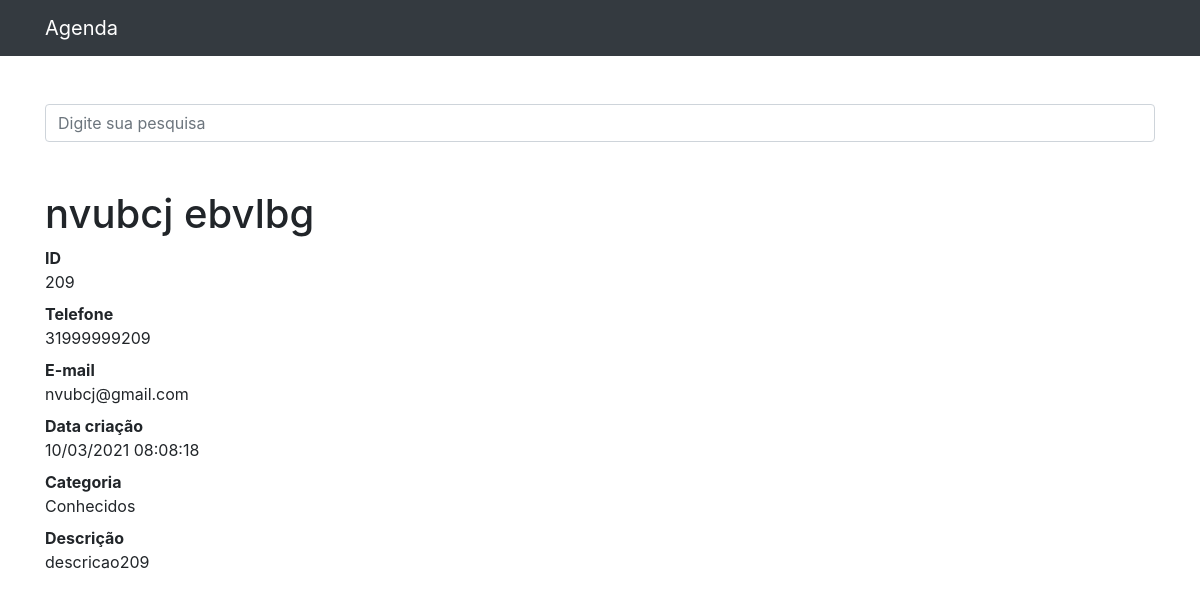
/209, run on the app's committed database.
### contatos/models.py (models this page shows, shortened)
class Contato(models.Model):
    nome = models.CharField(max_length=255)  #limitando o texto
    sobrenome = models.CharField(max_length=255, blank=True)  #é opcional
    telefone = models.CharField(max_length=255)
    email = models.CharField(max_length=255, blank=True)
    data_criacao = models.DateTimeField(default=timezone.now )
    descricao = models.TextField(blank=True)
    categoria = models.ForeignKey(Categoria, on_delete=models.DO_NOTHING)  #relação de tabelas
    mostrar = models.BooleanField(default=True)  #V ou F
    foto = models.ImageField(blank=True, upload_to='fotos/%Y/%m/d')  #uma pasta para cada dia do mês

class Categoria(models.Model):
    nome = models.CharField(max_length=255)
    def __str__(self):  #o nome fica certo
        return self.nome

### contatos/views.py (the view)
# urls.py: path('<int:contato_id>', views.ver_contato, name='ver_contato'),
def ver_contato(request, contato_id):
    contato=get_object_or_404(Contato, id=contato_id)  #levantar erro 404 quando não existir o id de cliente
    if not contato.mostrar:
        raise Http404()
    return render(request, 'contatos/ver_contato.html', {'contato':contato})

### contatos/templates/contatos/ver_contato.html (shortened to what this page needs)
{% extends 'base.html' %}
{% block conteudo %}
<h1 class="mt-5">{{contato.nome}} {{contato.sobrenome}}</h1>
    <dl>
      <dt>ID</dt>
      <dd>{{contato.id}}</dd>
      <dt>Telefone</dt>
      <dd>{{contato.telefone}}</dd>
      <dt>E-mail</dt>
      <dd>{{contato.email}}</dd>
      <dt>Data criação</dt>
      <dd>{{contato.data_criacao |date:'d/m/Y H:i:s' }}</dd>
      <dt>Categoria</dt>
      <dd>{{contato.categoria }}</dd>
      <dt>Descrição</dt>
      <dd>
        {{contato.descricao}}
      </dd>
    </dl>
{% endblock %}

### data on the page
Contato: nome "nvubcj", sobrenome "ebvlbg", id "209", telefone "31999999209", email "nvubcj@gmail.com", data_criacao "10/03/2021 08:08:18", categoria "Conhecidos", descricao "descricao209"
